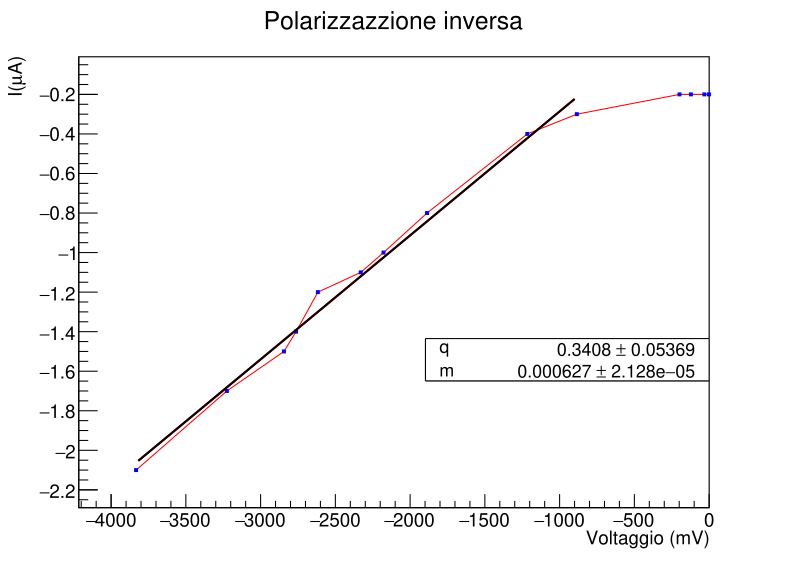

The Python source for this figure:
import ROOT
from array import array
import numpy as np
import pandas as pd

df = pd.read_excel("Esperienza_2.xlsx", sheet_name="Pol_inv") #legge il file excel
df = df.dropna(subset=["Volt(mV)", "Corr(μA)"]) #controlla solo le colonne V e I. Se una di queste contiene un valore mancante, elimina quella riga

V = array('d', df["Volt(mV)"].to_numpy(dtype=float)) #df è il dataframe, "V" è il nome della colonna da leggere 
I = array('d', df["Corr(μA)"].to_numpy(dtype=float)) #to_numpy converte la colonna in un array NumPy di tipo float.

eV = array('d', [0.0]*len(V))
eI = array('d', [0.0]*len(I))

v_min=-4500
v_max=-500



c = ROOT.TCanvas("c", "Polarizzazzione inversa", 800, 600)

g=ROOT.TGraphErrors(len(V), V, I, eV, eI)

g.SetTitle("Polarizzazzione inversa; Voltaggio (mV); I(#muA)") 
g.SetMarkerStyle(21) 
g.SetMarkerColor(ROOT.kBlue) 
g.SetMarkerSize(0.5) 
g.SetLineColor(ROOT.kRed) 
g.SetLineWidth(1) 

g.Draw("APL")

indici_fit = [i for i in range(len(V)) if V[i] >= v_min and V[i]<= v_max]

x_fit = array('d', [V[i] for i in indici_fit])
y_fit = array('d', [I[i] for i in indici_fit])

g_fit = ROOT.TGraphErrors(len(x_fit), x_fit, y_fit,) 

# IMPOSTA LA POSIZIONE PRIMA del fit
ROOT.gStyle.SetOptFit(11) #stampa solo parametri ed errori
ROOT.gStyle.SetStatX(0.9)  # Posizione X (0-1, da sinistra a destra)
ROOT.gStyle.SetStatY(0.4)  # Posizione Y (0-1, dal basso all'alto)
ROOT.gStyle.SetStatW(0.2)  # Larghezza della box
ROOT.gStyle.SetStatH(0.1)  # Altezza della box

fit_func = ROOT.TF1("fit_func", "pol1", min(x_fit), max(x_fit))

# Rinomina dei parametri, mettere prima di fit_result (che fa il fit)
fit_func.SetParName(0, "q")
fit_func.SetParName(1, "m")

# Eseguire il fit e poi calcolare eta usando il parametro di pendenza m
fit_result = g_fit.Fit(fit_func, "S+", "", min(x_fit), max(x_fit))

  
g_fit.Draw("Q")#mi serve per far comparire la tabella delle statistiche del fit, Q quiet
fit_func.SetLineColor(ROOT.kBlack)
fit_func.SetLineWidth(2)
fit_func.Draw("SAME")
c.Modified() 
c.Update()
c.Draw()
c.SaveAs("pol_inv.pdf") 
input("Premi Invio per chiudere...") 
